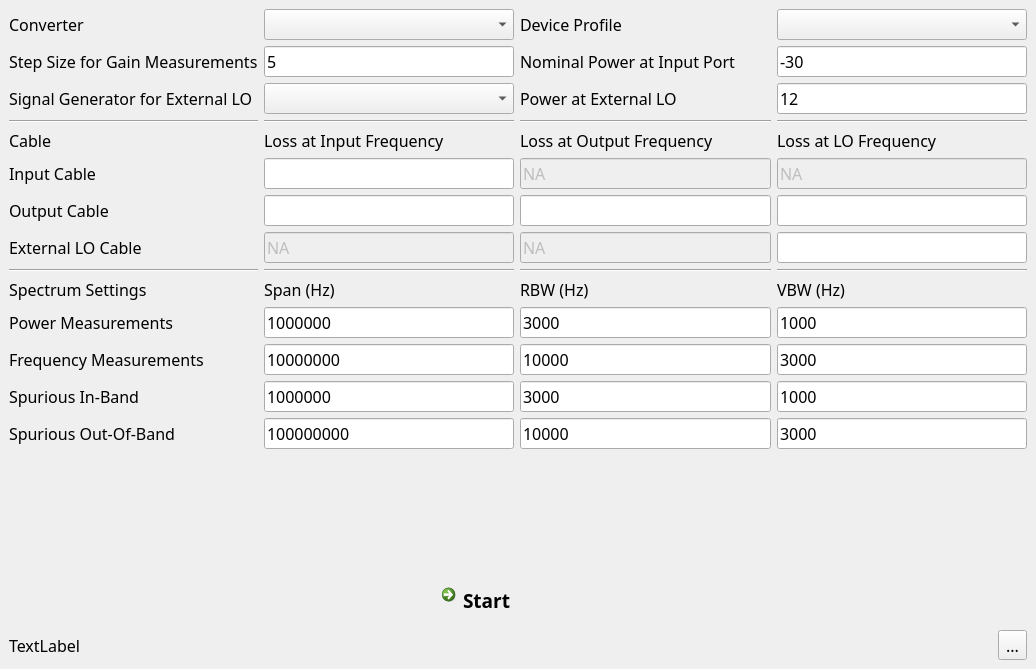
<?xml version="1.0" encoding="UTF-8"?>
<ui version="4.0">
 <class>MainWindow</class>
 <widget class="QMainWindow" name="MainWindow">
  <property name="geometry">
   <rect>
    <x>0</x>
    <y>0</y>
    <width>1036</width>
    <height>669</height>
   </rect>
  </property>
  <property name="windowTitle">
   <string>MainWindow</string>
  </property>
  <widget class="QWidget" name="centralwidget">
   <property name="font">
    <font>
     <family>Tenor Sans</family>
     <pointsize>12</pointsize>
    </font>
   </property>
   <layout class="QVBoxLayout" name="verticalLayout">
    <item>
     <layout class="QGridLayout" name="gridLayout">
      <item row="6" column="0">
       <widget class="QLabel" name="label_7">
        <property name="text">
         <string>Input Cable</string>
        </property>
       </widget>
      </item>
      <item row="14" column="3">
       <widget class="QLineEdit" name="txtVBWOutBand">
        <property name="text">
         <string>3000</string>
        </property>
       </widget>
      </item>
      <item row="5" column="0">
       <widget class="QLabel" name="label_3">
        <property name="text">
         <string>Cable </string>
        </property>
       </widget>
      </item>
      <item row="2" column="1">
       <widget class="QComboBox" name="cmbSGExternalLo"/>
      </item>
      <item row="7" column="2">
       <widget class="QLineEdit" name="txtLossOutputCableOutputFreq"/>
      </item>
      <item row="12" column="3">
       <widget class="QLineEdit" name="txtVBWFreq">
        <property name="text">
         <string>3000</string>
        </property>
       </widget>
      </item>
      <item row="5" column="1">
       <widget class="QLabel" name="label_4">
        <property name="text">
         <string>Loss at Input Frequency</string>
        </property>
       </widget>
      </item>
      <item row="7" column="3">
       <widget class="QLineEdit" name="txtLossOutputCableLOFreq"/>
      </item>
      <item row="10" column="3">
       <widget class="QLabel" name="label_17">
        <property name="text">
         <string>VBW (Hz)</string>
        </property>
       </widget>
      </item>
      <item row="1" column="3">
       <widget class="QLineEdit" name="txtPowerInputPort">
        <property name="text">
         <string>-30</string>
        </property>
       </widget>
      </item>
      <item row="10" column="1">
       <widget class="QLabel" name="label_15">
        <property name="text">
         <string>Span (Hz)</string>
        </property>
       </widget>
      </item>
      <item row="2" column="3">
       <widget class="QLineEdit" name="txtPowerExternalLO">
        <property name="text">
         <string>12</string>
        </property>
       </widget>
      </item>
      <item row="13" column="3">
       <widget class="QLineEdit" name="txtVBWInBand">
        <property name="text">
         <string>1000</string>
        </property>
       </widget>
      </item>
      <item row="8" column="2">
       <widget class="QLineEdit" name="txtLossLOCableOutputFreq">
        <property name="enabled">
         <bool>false</bool>
        </property>
        <property name="text">
         <string>NA</string>
        </property>
        <property name="readOnly">
         <bool>true</bool>
        </property>
       </widget>
      </item>
      <item row="10" column="2">
       <widget class="QLabel" name="label_16">
        <property name="text">
         <string>RBW (Hz)</string>
        </property>
       </widget>
      </item>
      <item row="0" column="0">
       <widget class="QLabel" name="label">
        <property name="text">
         <string>Converter</string>
        </property>
       </widget>
      </item>
      <item row="12" column="1">
       <widget class="QLineEdit" name="txtSpanFreq">
        <property name="text">
         <string>10000000</string>
        </property>
       </widget>
      </item>
      <item row="6" column="1">
       <widget class="QLineEdit" name="txtLossInputCableInputFreq"/>
      </item>
      <item row="13" column="2">
       <widget class="QLineEdit" name="txtRBWInBand">
        <property name="text">
         <string>3000</string>
        </property>
       </widget>
      </item>
      <item row="6" column="2">
       <widget class="QLineEdit" name="txtLossInputCableOutputFreq">
        <property name="enabled">
         <bool>false</bool>
        </property>
        <property name="text">
         <string>NA</string>
        </property>
        <property name="readOnly">
         <bool>true</bool>
        </property>
       </widget>
      </item>
      <item row="14" column="0">
       <widget class="QLabel" name="label_21">
        <property name="text">
         <string>Spurious Out-Of-Band</string>
        </property>
       </widget>
      </item>
      <item row="12" column="0">
       <widget class="QLabel" name="label_19">
        <property name="text">
         <string>Frequency Measurements</string>
        </property>
       </widget>
      </item>
      <item row="8" column="0">
       <widget class="QLabel" name="label_9">
        <property name="text">
         <string>External LO Cable</string>
        </property>
       </widget>
      </item>
      <item row="5" column="2">
       <widget class="QLabel" name="label_5">
        <property name="text">
         <string>Loss at Output Frequency</string>
        </property>
       </widget>
      </item>
      <item row="11" column="2">
       <widget class="QLineEdit" name="txtRBWPower">
        <property name="text">
         <string>3000</string>
        </property>
       </widget>
      </item>
      <item row="14" column="2">
       <widget class="QLineEdit" name="txtRBWOutBand">
        <property name="text">
         <string>10000</string>
        </property>
       </widget>
      </item>
      <item row="6" column="3">
       <widget class="QLineEdit" name="txtLossInputCableLOFreq">
        <property name="enabled">
         <bool>false</bool>
        </property>
        <property name="text">
         <string>NA</string>
        </property>
        <property name="readOnly">
         <bool>true</bool>
        </property>
       </widget>
      </item>
      <item row="13" column="1">
       <widget class="QLineEdit" name="txtSpanInBand">
        <property name="text">
         <string>1000000</string>
        </property>
       </widget>
      </item>
      <item row="5" column="3">
       <widget class="QLabel" name="label_6">
        <property name="text">
         <string>Loss at LO Frequency</string>
        </property>
       </widget>
      </item>
      <item row="11" column="3">
       <widget class="QLineEdit" name="txtVBWPower">
        <property name="text">
         <string>1000</string>
        </property>
       </widget>
      </item>
      <item row="13" column="0">
       <widget class="QLabel" name="label_20">
        <property name="text">
         <string>Spurious In-Band</string>
        </property>
       </widget>
      </item>
      <item row="11" column="0">
       <widget class="QLabel" name="label_18">
        <property name="text">
         <string>Power Measurements</string>
        </property>
       </widget>
      </item>
      <item row="10" column="0">
       <widget class="QLabel" name="label_14">
        <property name="text">
         <string>Spectrum Settings</string>
        </property>
       </widget>
      </item>
      <item row="0" column="1">
       <widget class="QComboBox" name="cmbConverter"/>
      </item>
      <item row="1" column="2">
       <widget class="QLabel" name="label_10">
        <property name="text">
         <string>Nominal Power at Input Port</string>
        </property>
       </widget>
      </item>
      <item row="12" column="2">
       <widget class="QLineEdit" name="txtRBWFreq">
        <property name="text">
         <string>10000</string>
        </property>
       </widget>
      </item>
      <item row="8" column="3">
       <widget class="QLineEdit" name="txtLossLOCableLOFreq"/>
      </item>
      <item row="4" column="0">
       <widget class="Line" name="line">
        <property name="orientation">
         <enum>Qt::Horizontal</enum>
        </property>
       </widget>
      </item>
      <item row="2" column="2">
       <widget class="QLabel" name="label_12">
        <property name="text">
         <string>Power at External LO</string>
        </property>
       </widget>
      </item>
      <item row="2" column="0">
       <widget class="QLabel" name="label_11">
        <property name="text">
         <string>Signal Generator for External LO</string>
        </property>
       </widget>
      </item>
      <item row="7" column="1">
       <widget class="QLineEdit" name="txtLossOutputCableInputFreq"/>
      </item>
      <item row="8" column="1">
       <widget class="QLineEdit" name="txtLossLOCableInputFreq">
        <property name="enabled">
         <bool>false</bool>
        </property>
        <property name="text">
         <string>NA</string>
        </property>
        <property name="readOnly">
         <bool>true</bool>
        </property>
       </widget>
      </item>
      <item row="11" column="1">
       <widget class="QLineEdit" name="txtSpanPower">
        <property name="text">
         <string>1000000</string>
        </property>
       </widget>
      </item>
      <item row="7" column="0">
       <widget class="QLabel" name="label_8">
        <property name="text">
         <string>Output Cable</string>
        </property>
       </widget>
      </item>
      <item row="14" column="1">
       <widget class="QLineEdit" name="txtSpanOutBand">
        <property name="text">
         <string>100000000</string>
        </property>
       </widget>
      </item>
      <item row="9" column="0">
       <widget class="Line" name="line_2">
        <property name="orientation">
         <enum>Qt::Horizontal</enum>
        </property>
       </widget>
      </item>
      <item row="4" column="1">
       <widget class="Line" name="line_3">
        <property name="orientation">
         <enum>Qt::Horizontal</enum>
        </property>
       </widget>
      </item>
      <item row="4" column="2">
       <widget class="Line" name="line_4">
        <property name="orientation">
         <enum>Qt::Horizontal</enum>
        </property>
       </widget>
      </item>
      <item row="4" column="3">
       <widget class="Line" name="line_5">
        <property name="orientation">
         <enum>Qt::Horizontal</enum>
        </property>
       </widget>
      </item>
      <item row="9" column="1">
       <widget class="Line" name="line_6">
        <property name="orientation">
         <enum>Qt::Horizontal</enum>
        </property>
       </widget>
      </item>
      <item row="9" column="2">
       <widget class="Line" name="line_7">
        <property name="orientation">
         <enum>Qt::Horizontal</enum>
        </property>
       </widget>
      </item>
      <item row="9" column="3">
       <widget class="Line" name="line_8">
        <property name="orientation">
         <enum>Qt::Horizontal</enum>
        </property>
       </widget>
      </item>
      <item row="0" column="2">
       <widget class="QLabel" name="label_2">
        <property name="text">
         <string>Device Profile</string>
        </property>
       </widget>
      </item>
      <item row="0" column="3">
       <widget class="QComboBox" name="cmbDeviceProfile"/>
      </item>
      <item row="1" column="0">
       <widget class="QLabel" name="label_13">
        <property name="text">
         <string>Step Size for Gain Measurements</string>
        </property>
       </widget>
      </item>
      <item row="1" column="1">
       <widget class="QLineEdit" name="txtStepSize">
        <property name="text">
         <string>5</string>
        </property>
       </widget>
      </item>
     </layout>
    </item>
    <item>
     <spacer name="verticalSpacer">
      <property name="orientation">
       <enum>Qt::Vertical</enum>
      </property>
      <property name="sizeHint" stdset="0">
       <size>
        <width>20</width>
        <height>40</height>
       </size>
      </property>
     </spacer>
    </item>
    <item>
     <layout class="QHBoxLayout" name="horizontalLayout">
      <item>
       <spacer name="horizontalSpacer">
        <property name="orientation">
         <enum>Qt::Horizontal</enum>
        </property>
        <property name="sizeHint" stdset="0">
         <size>
          <width>40</width>
          <height>20</height>
         </size>
        </property>
       </spacer>
      </item>
      <item>
       <widget class="QCommandLinkButton" name="btnStart">
        <property name="font">
         <font>
          <family>Russo One</family>
          <pointsize>14</pointsize>
         </font>
        </property>
        <property name="text">
         <string>Start</string>
        </property>
        <property name="icon">
         <iconset>
          <normaloff>resources/icons/continue.png</normaloff>resources/icons/continue.png</iconset>
        </property>
       </widget>
      </item>
      <item>
       <spacer name="horizontalSpacer_2">
        <property name="orientation">
         <enum>Qt::Horizontal</enum>
        </property>
        <property name="sizeHint" stdset="0">
         <size>
          <width>40</width>
          <height>20</height>
         </size>
        </property>
       </spacer>
      </item>
     </layout>
    </item>
    <item>
     <layout class="QHBoxLayout" name="horizontalLayout_2">
      <item>
       <widget class="QLabel" name="lblStatus">
        <property name="text">
         <string>TextLabel</string>
        </property>
       </widget>
      </item>
      <item>
       <widget class="QToolButton" name="btnHelp">
        <property name="text">
         <string>...</string>
        </property>
        <property name="icon">
         <iconset>
          <normaloff>resources/icons/help.png</normaloff>resources/icons/help.png</iconset>
        </property>
        <property name="iconSize">
         <size>
          <width>32</width>
          <height>32</height>
         </size>
        </property>
       </widget>
      </item>
     </layout>
    </item>
   </layout>
  </widget>
 </widget>
 <resources/>
 <connections/>
</ui>
